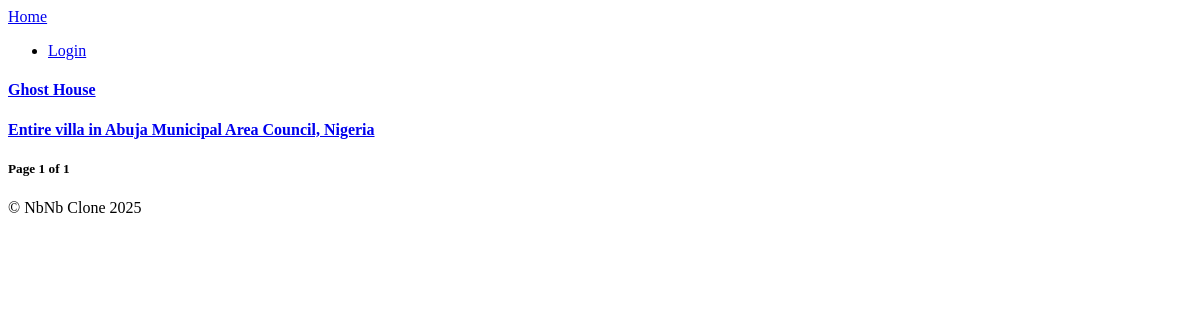
Before: / with the older database file.
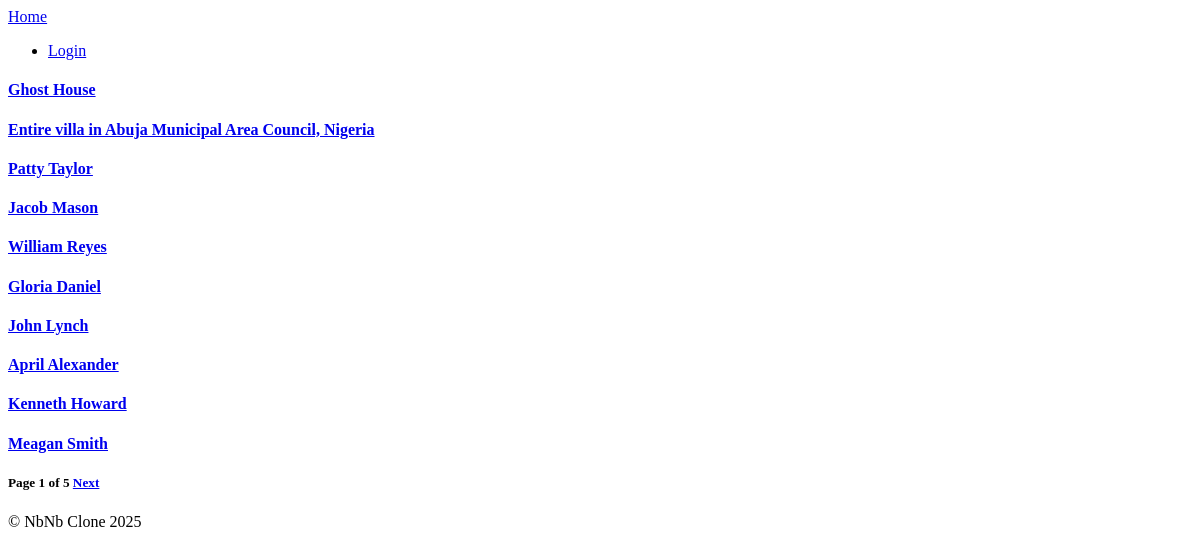
After: the same page with the newer database file.
### rooms/models.py (models this page shows, shortened)
class AbstractItem(core_models.TimeStampedModel):
    name = models.CharField(max_length=255)
    class Meta:
        abstract = True

class Room(AbstractItem):
    description = models.TextField()
    country = CountryField()
    city = models.CharField(max_length=100)
    price = models.PositiveIntegerField()
    address = models.CharField(max_length=100)
    guest = models.PositiveIntegerField()
    beds = models.PositiveIntegerField()
    bedrooms = models.PositiveIntegerField()
    baths = models.PositiveIntegerField()
    check_in = models.TimeField()
    check_out = models.TimeField()
    instance_booked = models.BooleanField(default=False)
    host = models.ForeignKey(user_model.User, on_delete=models.CASCADE, related_name="rooms")
    room_type = models.ForeignKey(RoomType, on_delete=models.SET_NULL, null=True, related_name="rooms")
    amenities = models.ManyToManyField(Amenity, related_name="rooms", blank=True)
    facilities = models.ManyToManyField(Facility, related_name="rooms", blank=True)
    house_rules = models.ManyToManyField(HouseRule, related_name="rooms",blank=True)

### rooms/views.py (the view)
# urls.py: path("", room_view.HomeView.as_view(), name="home"),
class HomeView(ListView):
    model = rooms_models.Room
    paginate_by = 10
    paginate_orphans = 5
    context_object_name = 'rooms'

### templates/rooms/room_list.html (shortened to what this page needs)
{% extends 'base.html' %}
{% load static %}
{% block content %}
{% for room in rooms %}
<h4>
    <a href="{% url 'rooms:room_detail' room.pk %}">{{ room.name }}</a>
</h4>
{% endfor %}
<h5>
    Page {{page_obj.number}} of {{page_obj.paginator.num_pages}}
    {% if page_obj.has_next %}
    <a href="?page={{page_obj.next_page_number}}">Next</a>
    {% endif %}
</h5>
{% endblock content %}

### templates/base.html (shortened to what this page needs)
<!DOCTYPE html>
<html lang="en">
<head>
</head>
<body>
{% include 'partials/header.html' %}
{% block content %}
{% endblock %}
{% include 'partials/footer.html' %}
</body>
</html>

### templates/partials/header.html
<header>
    <a href="{% url 'core:home' %}">Home</a>
    <ul>
        <li><a href="#">Login</a></li>
    </ul>
</header>

### templates/partials/footer.html
<footer class="main-footer">
    &copy; NbNb Clone 2025
</footer>

Changed rows visible on the page:
added Room: name "Patty Taylor"
added Room: name "Jacob Mason"
added Room: name "William Reyes"
added Room: name "Gloria Daniel"
added Room: name "John Lynch"
added Room: name "April Alexander"
added Room: name "Kenneth Howard"
added Room: name "Meagan Smith"
Other visible differences:
{{ page_obj.paginator.num_pages }}: "1" → "5"
text now shown: "Next"
